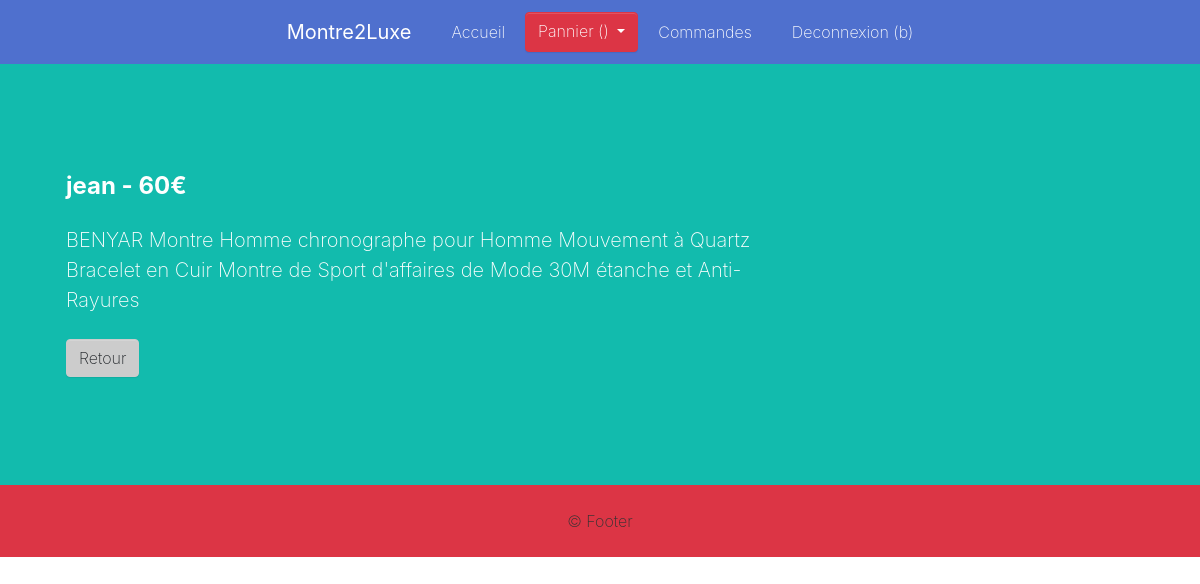
The app's page /details.php?id=1 (signed in) with its own data.
### tables this page shows
CREATE TABLE IF NOT EXISTS `articles` (
  `id` int(11) NOT NULL AUTO_INCREMENT,
  `image` varchar(255) NOT NULL,
  `title` varchar(255) NOT NULL,
  `description` varchar(255) NOT NULL,
  `desc_short` varchar(255) NOT NULL,
  `price` int(110) NOT NULL,
  `count` int(11) NOT NULL,
  `id_gamme` int(11) NOT NULL,
  `stock` int(25) NOT NULL,
  PRIMARY KEY (`id`),
  UNIQUE KEY `id_3` (`id`),
  KEY `id` (`id`),
  KEY `id_2` (`id`),
  KEY `fk` (`id_gamme`)
);

### essentials.php (called while the page is built, shortened)
<?php
include('template/navbar.php');
include('template/footer.php');
include('template/details.php');
function ProductList()
{
	try {
		$conn = pdo();
		$sql = "SELECT * FROM `articles`";
		$result = $conn->query($sql);
		while ($row = $result->fetch(PDO::FETCH_ASSOC)) {
			$produit[] = $row;
		}
	} catch (PDOException $e) {
		echo $e->getMessage();
	}
	return $produit;
}
function pdo()
{
	$servername = "localhost";
	$username = "root";
	$password = "";
	try {
		$conn = new PDO("mysql:host=$servername;dbname=arinfoboutiquev2", $username, $password);
		$conn->setAttribute(PDO::ATTR_ERRMODE, PDO::ERRMODE_EXCEPTION);
		return $conn;
	} catch (PDOException $e) {
		echo "Connection failed: " . $e->getMessage();
	}
}

### template/details.php (the view, shortened to what this page needs)
<div class="py-5 bg-primary">
    <div class="container">
      <div class="row">
        <div class="p-4 col-lg-8">
          <h4 class="mb-3 text-white" style="font-weight:bold"><?= ProductList()[$_GET['id']]['title'] ?> - <?= ProductList()[$_GET['id']]['price'] ?>€ </h4>
          <div class="blockquote text-muted">
            <p class="mb-0" style="color:white"><?= ProductList()[$_GET['id']]['description'] ?></p>
          </div>
          <a class="btn btn-info" href="index.php">Retour </a>
        </div>
      </div>
    </div>
  </div>

### records on screen
articles: title "jean", price "60", description "BENYAR Montre Homme chronographe pour Homme Mouvement à Quartz Bracelet en Cuir Montre de Sport d'affaires de Mode 30M étanche et Anti-Rayures"

### other values on screen
$_SESSION['loggin']['username'] "b"
